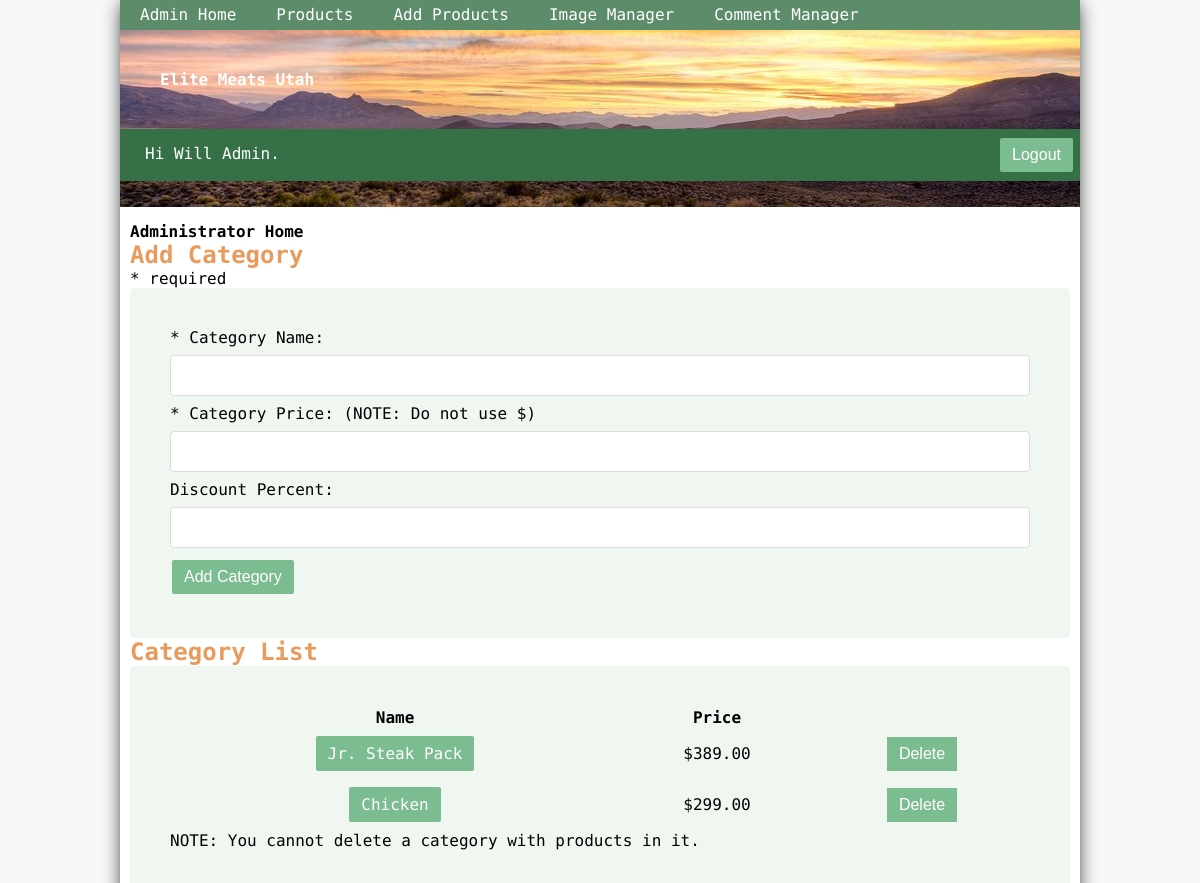
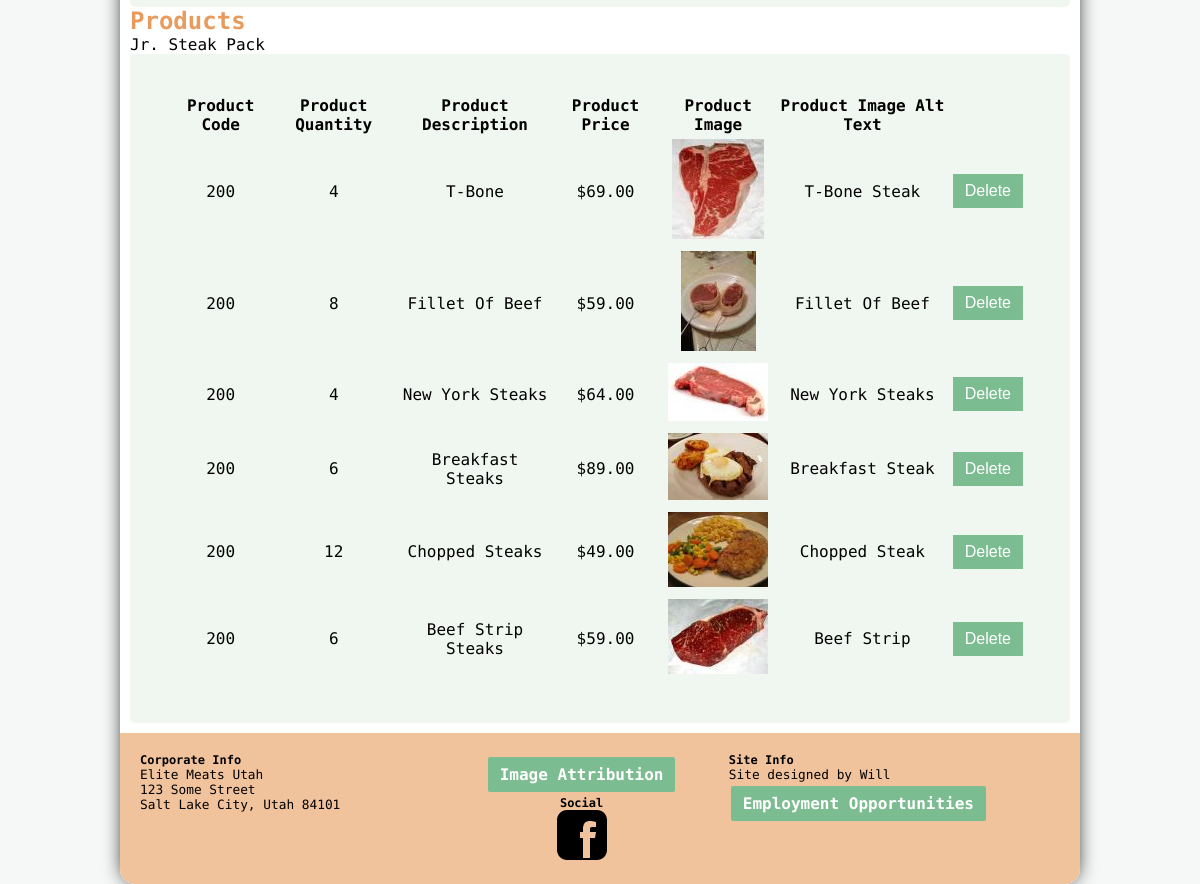
Page /admin/index.php (signed in) on the committed database (2 pictures, top to bottom).
### tables this page shows
CREATE TABLE `categories` (
  `cat_categoryID` int(11) NOT NULL AUTO_INCREMENT,
  `cat_categoryName` varchar(60) NOT NULL,
  `cat_price` varchar(8) NOT NULL,
  `cat_discount` float NOT NULL,
  PRIMARY KEY (`cat_categoryID`)
);

CREATE TABLE `products` (
  `prod_productID` int(11) NOT NULL AUTO_INCREMENT,
  `prod_categoryID` int(11) NOT NULL,
  `prod_prodCode` varchar(60) NOT NULL,
  `prod_productQuantity` varchar(60) NOT NULL,
  `prod_description` text NOT NULL,
  `prod_price` decimal(10,2) NOT NULL,
  `imagepath` text NOT NULL,
  `imagealt` varchar(100) NOT NULL,
  PRIMARY KEY (`prod_productID`),
  KEY `prod_categoryID` (`prod_categoryID`),
  KEY `prod_productName` (`prod_productQuantity`)
);

### model/category_db.php (called while the page is built, shortened)
<?php
function get_categories() {
    global $db;
    $query =
    ' SELECT * FROM categories
      ORDER BY cat_categoryID';
    $statement = $db->prepare($query);
    $statement->execute();
    return $statement;
}
function get_category_name($category_id) {
    global $db;
    $query =
    ' SELECT * FROM categories
      WHERE cat_categoryID = :category_id';
    $statement = $db->prepare($query);
    $statement->bindValue(':category_id', $category_id);
    $statement->execute();
    $category = $statement->fetch();
    $category_name = $category['cat_categoryName'];
    return $category_name;
}
function get_first_row(){
  global $db;
  $query =
  ' SELECT cat_categoryID
    FROM categories
    LIMIT 1';
  $statement = $db->prepare($query);
  $statement->execute();
  $categories = $statement->fetchAll();
  foreach($categories as $category){
  return $category['cat_categoryID'];
  }
}
?>

### model/product_db.php (called while the page is built, shortened)
<?php
function get_products_by_category($category_id) {
  global $db;
  $query =
  ' SELECT * FROM products
    WHERE prod_categoryID = :category_id
    ORDER BY prod_productID';
  $statement = $db->prepare($query);
  $statement->bindValue(":category_id", $category_id);
  $statement->execute();
  $products = $statement->fetchAll();
  return $products;
}
?>

### admin/category_list.php (the view, shortened to what this page needs)
<?php
include'../view/admin_header.php';
?>
<div class="main-content">
    <h1>Administrator Home</h1>
    <h2>Add Category</h2>
    <p>* required</p>
    <form class="formInput mediumAddCategory" id="add_category_form" action="index.php" method="post">
        <label for="name"> * Category Name:</label>
        <input autofocus type="text"  name="name" id="name" required="required" value="<?php if(isset($_POST['name'])) echo $_POST['name']; ?>"><br>
        <label for="price">* Category Price: (NOTE: Do not use $)</label>
        <input type="text" name="cat_catprice" id="price" required="required" value="<?php if(isset($_POST['cat_catprice'])) echo $_POST['cat_catprice']; ?>"><br>
        <label for="discount">Discount Percent: </label>
        <input type="text" name="discount" id="discount"><br>
        <input class="button" type="submit" value="Add Category">
    </form>
    <h2>Category List</h2>
        <div class="formInput">
            <table class="adminTable1">
                <thead>
                    <tr>
                        <th>Name</th>
                        <th>Price</th>
                        <th>&nbsp;</th>
                    </tr>
                 </thead>
                        <?php foreach ($categories as $category) : ?>
                    <tr>
                        <td class="mediumAddCategory"><a class="button" href=".?category_id=<?php echo $category['cat_categoryID']; ?>"><?php echo htmlspecialchars($category['cat_categoryName']); ?></a></td>
                        <td class="mediumPrice">$<?php echo htmlspecialchars($category['cat_price']); ?></td>
                        <td class="mediumDelete">
                            <form action="index.php" method="post">
                                <input class="button-delete" type="submit" value="Delete"/>
                            </form>
                        </td>
                    </tr>
                        <?php endforeach; ?>
            </table>
            <p>NOTE: You cannot delete a category with products in it.</p>
        </div>
        <h2>Products</h2>
        <p> <?php echo htmlspecialchars($category_name); ?></p>
        <table class="adminTable2 formInput">
            <thead>
                <tr>
                    <th>Product Code</th>
                    <th>Product Quantity</th>
                    <th>Product Description</th>
                    <th>Product Price</th>
                    <th>Product Image</th>
                    <th>Product Image Alt Text</th>
                    <th>&nbsp;</th>
                </tr>
            </thead>
                <?php foreach ($products as $product) : ?>
            <tbody>
                <tr>
                    <td class="mediumCode"><?php echo htmlspecialchars($product['prod_prodCode']); ?></td>
                    <td class="mediumQuantity"><?php echo htmlspecialchars($product['prod_productQuantity']); ?></td>
                    <td class="mediumDescription"><?php echo htmlspecialchars($product['prod_description']); ?></td>
                    <td class="mediumPrice">$<?php echo htmlspecialchars($product['prod_price']); ?></td>
                    <td class="mediumImage"><img src="<?php echo $product['imagepath']; ?>" alt="<?php echo $product['imagealt']; ?>"></td>
                    <td class="mediumAltText"><?php echo htmlspecialchars($product['imagealt']); ?></td>
                    <td>
                        <form action="." method="post">
                            <input class="button-delete" type="submit" value="Delete">
                        </form>
                    </td>
                </tr>
            </tbody>
                <?php endforeach; ?>
        </table>
</div>
<?php include'../view/footer.php'; ?>

### css/large.css (style rules this page uses)
html, body, div, span, object, iframe, h1, h2, h3, h4, h5, h6, p, blockquote, pre, a, abbr, acronym, address, big, cite, code, del, dfn, em, img, ins, kbd, q, s, samp,small, strike, strong, sub, sup, tt, var, b, u, i, center, dl, dt, dd, ol, ul, li, fieldset, form, label, legend, table, caption, tbody, tfoot, thead, tr, th, td, article, aside, canvas, details, embed, figure, figcaption, footer, header, hgroup, menu, nav, output, ruby, section, summary, time, mark, audio, video { margin: 0; padding: 0; border: 0; font-size: 100%; }
* { box-sizing: border-box; }
body { width: 80%; margin: 0 auto; font-family: 'Oxygen Mono' ; border-radius: 0 0 15px 15px; -webkit-animation: bugfix infinite 1s; -webkit-box-shadow: 0px 0px 20px -4px rgba(0,0,0,1); -moz-box-shadow: 0px 0px 20px -4px rgba(0,0,0,1); box-shadow: 0px 0px 20px -4px rgba(0,0,0,1); }
body::after { content: ""; background-color: rgba(53,112,70,.9); opacity: 0.05; top: 0; left: 0; bottom: 0; right: 0; position: absolute; z-index: -1; }
.main-content { padding: 10px; }
.main-content h2, .product-page h2 { color: rgb(232,155,93); font-size: 1.5rem; }
.button { background-color: #7CBC91; border: none; color: white; padding: 8px 12px; text-align: center; text-decoration: none; display: inline-block; font-size: 16px; margin: 4px 2px; cursor: pointer; border-radius: 2px; }
.button-delete { background-color: #7CBC91; border: none; color: white; padding: 8px 12px; text-align: center; text-decoration: none; display: inline-block; font-size: 16px; margin: 4px 2px; cursor: pointer; -webkit-transition-duration: 0.4s; transition-duration: 0.4s; list-style-type: none; }
.formInput { border-radius: 5px; background-color: rgba(237,245,238,.8); padding: 40px; width: 100%; }
label { cursor: pointer; user-select: none; }
input[type=text], input[type=password], select, textarea { -webkit-transition: all 0.30s ease-in-out; -moz-transition: all 0.30s ease-in-out; -ms-transition: all 0.30s ease-in-out; -o-transition: all 0.30s ease-in-out; outline: none; width: 100%; padding: 12px 20px; margin: 8px 0; display: inline-block; border: 1px solid #DDDDDD; border-radius: 4px; box-sizing: border-box; }
.adminTable1 { width: 100%; }
td { padding: 3px; text-align: center; text-transform: capitalize; }

### rows in the picture
categories: cat_categoryName "Jr. Steak Pack", cat_price "389.00", category_name "Jr. Steak Pack"
categories: cat_categoryName "Chicken", cat_price "299.00"
products: prod_prodCode "200", prod_productQuantity "4", prod_description "T-Bone", prod_price "69.00", imagepath (picture), imagealt "T-Bone Steak"
products: prod_prodCode "200", prod_productQuantity "8", prod_description "Fillet Of Beef", prod_price "59.00", imagepath (picture), imagealt "Fillet Of Beef"
products: prod_prodCode "200", prod_productQuantity "4", prod_description "New York Steaks", prod_price "64.00", imagepath (picture), imagealt "New York Steaks"
products: prod_prodCode "200", prod_productQuantity "6", prod_description "Breakfast Steaks", prod_price "89.00", imagepath (picture), imagealt "Breakfast Steak"
products: prod_prodCode "200", prod_productQuantity "12", prod_description "Chopped Steaks", prod_price "49.00", imagepath (picture), imagealt "Chopped Steak"
products: prod_prodCode "200", prod_productQuantity "6", prod_description "Beef Strip Steaks", prod_price "59.00", imagepath (picture), imagealt "Beef Strip"

### other values in the picture
$_SESSION['admin_firstName'] "Will Admin"
